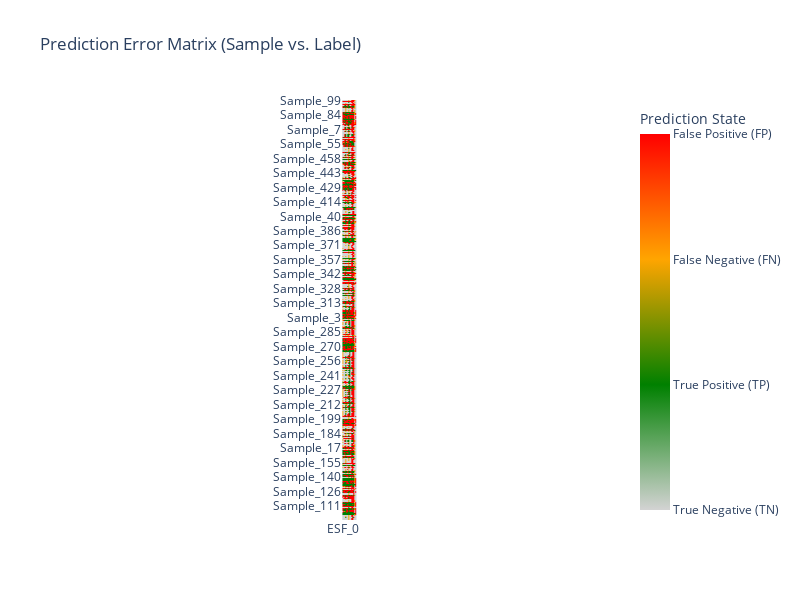
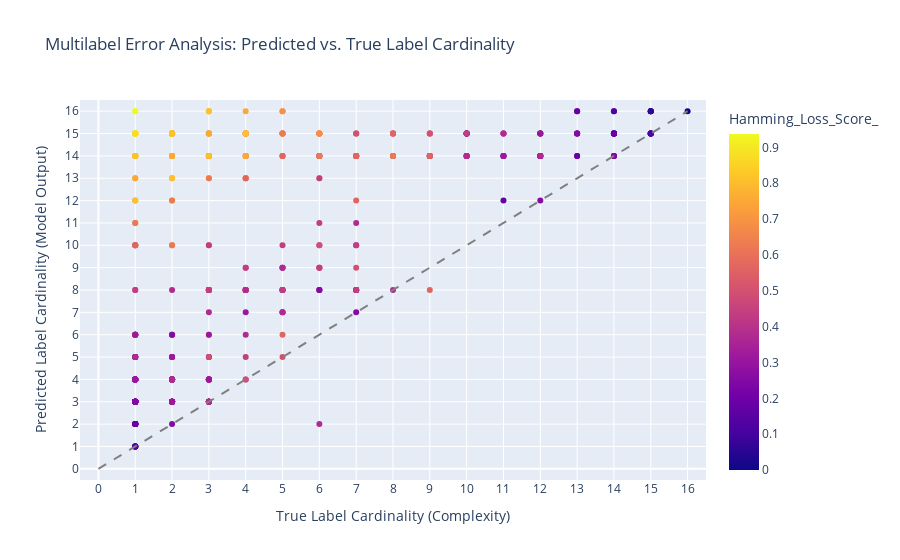

The code cell stored with these charts, in order, in its notebook:
### Code cell
study_ccxgb_best_params = study_ccxgb.best_params

study_ccxgb_best_params_xgb = {
    'n_estimators': study_ccxgb_best_params['n_estimators'],
    'max_depth': study_ccxgb_best_params['max_depth'],
    'learning_rate': study_ccxgb_best_params['learning_rate'],
    'subsample': study_ccxgb_best_params['subsample'],
    'colsample_bytree' : study_ccxgb_best_params['colsample_bytree'],
    'scale_pos_weight': study_ccxgb_best_params['scale_pos_weight'],
    'base_score': 0.5,
    'random_state': 42,
    'verbosity': 0,
    'use_label_encoder': False,
    'eval_metric': 'logloss',
    'use_label_encoder': False
}

study_ccxgb_bbase_xgb = XGBClassifier(**study_ccxgb_best_params_xgb)
study_ccxgb_tuned = ClassifierChain(
    classifier = study_ccxgb_bbase_xgb,
    require_dense = [True, True],
    order=final_chain_order,
)

study_ccxgb_tuned.fit(X_train_transformed, y_train_transformed)

y_pred_training_cc = study_ccxgb_tuned.predict(X_train_transformed)

display_results(y_train_transformed, y_pred_training_cc.toarray())

display_error_heatmap(y_train_transformed, y_pred_training_cc.toarray())

display_label_cardinality_error(y_train_transformed, y_pred_training_cc.toarray())

### Figure 1 — Plotly figure (JSON) as saved in the notebook; plotly's stock layout.template omitted (floating-point values rounded to 4 significant figures; data arrays with more than 128 entries replaced by an {"elided": "..."} marker saying what was removed)
{"data": [{"coloraxis": "coloraxis", "hovertemplate": "x: %{x}<br>y: %{y}<br>color: %{z}<extra></extra>", "name": "0", "type": "heatmap", "x": ["ESF_0", "ESF_1", "ESF_2", "ESF_3", "ESF_4", "ESF_5", "ESF_6", "ESF_7", "ESF_8", "ESF_9", "ESF_10", "ESF_11", "ESF_12", "ESF_13", "ESF_14", "ESF_15"], "xaxis": "x", "y": {"elided": "464 str values"}, "yaxis": "y", "z": {"elided": "464x16 int values"}}], "layout": {"autosize": false, "coloraxis": {"colorbar": {"ticktext": ["True Negative (TN)", "True Positive (TP)", "False Negative (FN)", "False Positive (FP)"], "tickvals": [0, 1, 2, 3], "title": {"text": "Prediction State"}}, "colorscale": [[0, "lightgray"], [0.3333, "green"], [0.6667, "orange"], [1, "red"]]}, "height": 600, "title": {"text": "Prediction Error Matrix (Sample vs. Label)"}, "width": 800, "xaxis": {"anchor": "y", "constrain": "domain", "domain": [0, 1], "scaleanchor": "y"}, "yaxis": {"anchor": "x", "autorange": "reversed", "categoryorder": "category descending", "constrain": "domain", "domain": [0, 1]}}}

### Figure 2 — Plotly figure (JSON) as saved in the notebook; plotly's stock layout.template omitted (floating-point values rounded to 4 significant figures; data arrays with more than 128 entries replaced by an {"elided": "..."} marker saying what was removed)
{"data": [{"customdata": {"elided": "464x2 mixed values"}, "hovertemplate": "True_Cardinality=%{x}<br>Predicted_Cardinality=%{y}<br>Sample_ID=%{customdata[0]}<br>Total_Errors=%{customdata[1]}<br>Hamming_Loss_Score_=%{marker.color}<extra></extra>", "legendgroup": "", "marker": {"color": {"elided": "464 float values"}, "coloraxis": "coloraxis", "symbol": "circle"}, "mode": "markers", "name": "", "orientation": "v", "showlegend": false, "type": "scatter", "x": {"elided": "464 int values"}, "xaxis": "x", "y": {"elided": "464 float values"}, "yaxis": "y"}], "layout": {"coloraxis": {"colorbar": {"title": {"text": "Hamming_Loss_Score_"}}, "colorscale": [[0, "#0d0887"], [0.1111, "#46039f"], [0.2222, "#7201a8"], [0.3333, "#9c179e"], [0.4444, "#bd3786"], [0.5556, "#d8576b"], [0.6667, "#ed7953"], [0.7778, "#fb9f3a"], [0.8889, "#fdca26"], [1, "#f0f921"]]}, "legend": {"tracegroupgap": 0}, "shapes": [{"line": {"color": "gray", "dash": "dash"}, "type": "line", "x0": 0, "x1": 16, "y0": 0, "y1": 16}], "title": {"text": "Multilabel Error Analysis: Predicted vs. True Label Cardinality"}, "xaxis": {"anchor": "y", "domain": [0, 1], "range": [-0.5, 16.5], "tickvals": [0, 1, 2, 3, 4, 5, 6, 7, 8, 9, 10, 11, 12, 13, 14, 15, 16], "title": {"text": "True Label Cardinality (Complexity)"}}, "yaxis": {"anchor": "x", "domain": [0, 1], "range": [-0.5, 16.5], "tickvals": [0, 1, 2, 3, 4, 5, 6, 7, 8, 9, 10, 11, 12, 13, 14, 15, 16], "title": {"text": "Predicted Label Cardinality (Model Output)"}}}}
